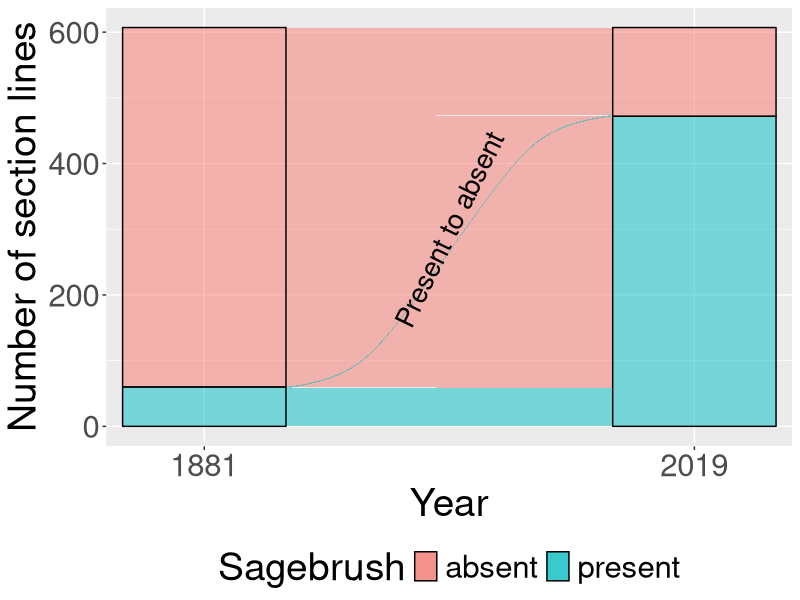
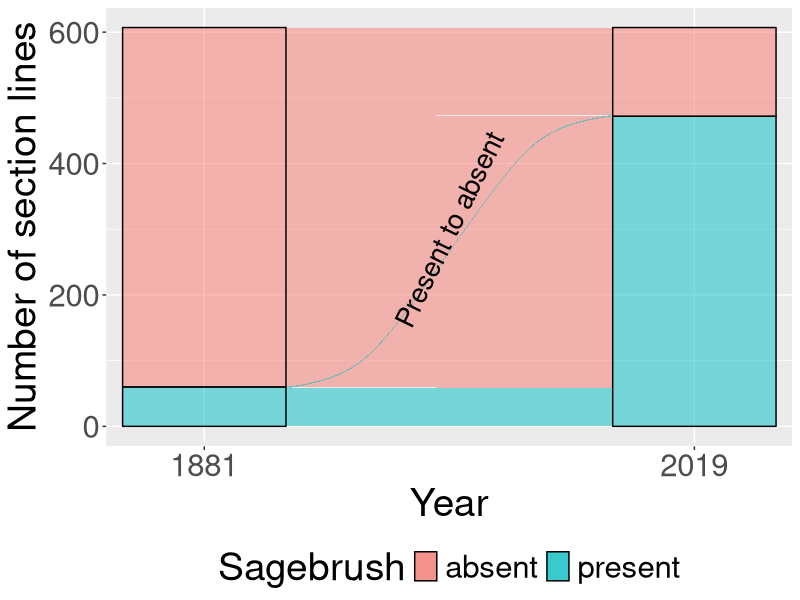
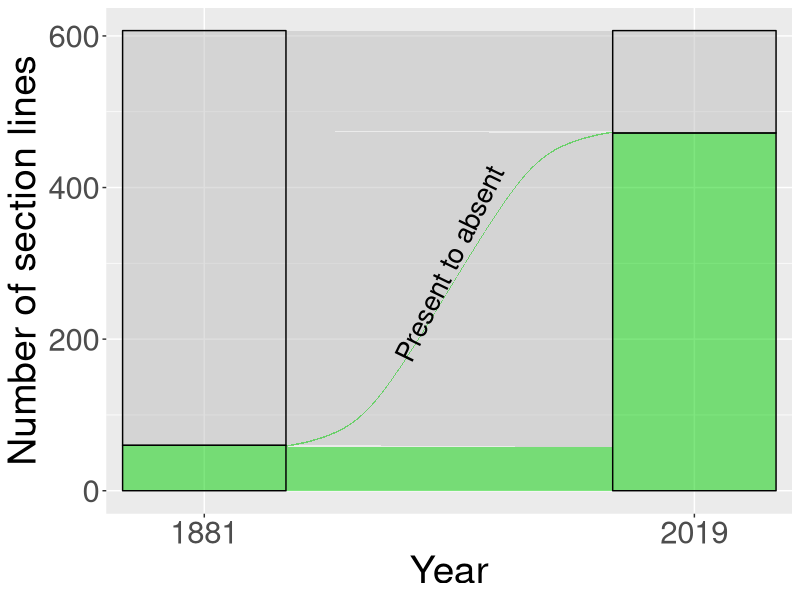
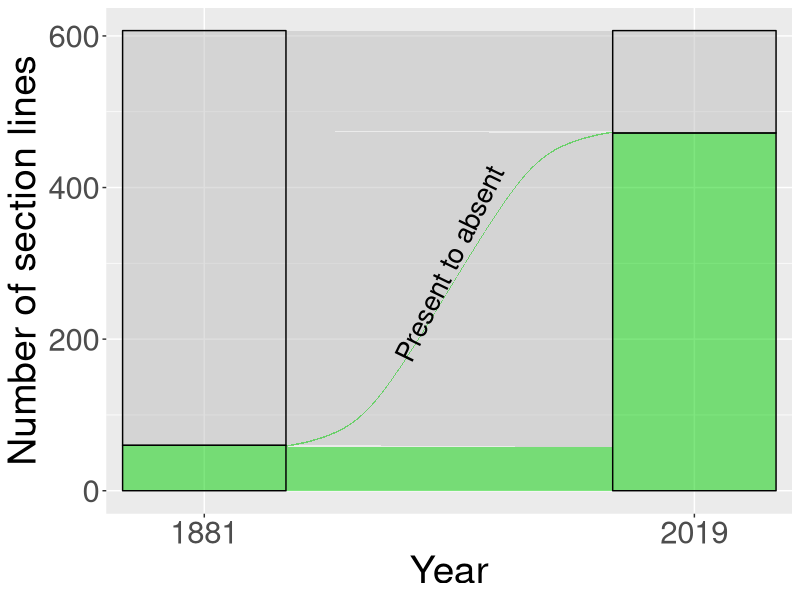

Source code (R) for these figures, in order:
#Final fig 5 10/24/22
#attempting to modify y axis label
#attempting to add custom color (worked, but legend goes away!!!!)

#library(sf)
#library(readxl)
library(tidyverse)
library(dplyr)
library(ggplot2)
library(ggalluvial)

#idk whatim doing but im trying
#survey=year
#response=sage

#all_townships <- read.csv("data/all_townships_final.csv")
all_townships <- read.csv("./code/Vaccine_to_Sage/data/all_townships_final.csv") #added pathname to get to data folder in Vaccine_to_Sage folder

all_townships$Sage <- factor(all_townships$Sage)
all_townships$Year <- factor(all_townships$Year)
all_townships$Township <- factor(all_townships$Township)
all_townships$Segment <- factor(all_townships$Segment)

#all_townships$Township <-factor("T31R09","T31R10","T31R11","T30R09","T30R10","T30R11","T29R09","T29R10","T29R11")

#all_townships$Township <- factor(all_townships$Township, levels=c("T31R09","T31R10","T31R11","T30R09","T30R10","T30R11","T29R09","T29R10","T29R11"))

#all_townships$Township <-factor("T31R09", "T31R10", "T31R11","T30R09", "T30R10", "T30R11","T29R09", "T29R10", "T29R11")
#all_townships$Township <-factor("T29R09", "T29R10", "T29R11", "T30R09", "T30R10", "T30R11", "T31R09", "T31R10", "T31R11")
#levels(all_townships$Sage)
#levels(all_townships$Township)
#levels(all_townships$Segment)
Sagebrush <- all_townships$Sage
all_townships$Township <- factor(all_townships$Township, levels=c("T31R09","T31R10","T31R11","T30R09","T30R10","T30R11","T29R09","T29R10","T29R11"))

#all_townships <- all_townships(x = runif(100), y = runif(100), 
                  #Group = gl(5, 20, labels = LETTERS[1:5]))
#head(dat)
#with(dat, levels(Group))
#dat <- transform(dat,
#                          Sage = factor(Sage, rev(levels(Sage))))

#notown <- select(all_townships, -Township)

#################################################################################
###########final figure 5 - default salmon color scheme
final <-ggplot(all_townships,
       aes(x = Year, stratum = Sagebrush, alluvium = Segment,
           y = c(1), 
           #label = Sagebrush)) + 
          fill = Sagebrush, label = Sagebrush)) + 
  scale_x_discrete(expand = c(.1, .1)) +
  geom_flow()+
  geom_stratum(alpha = 0.5)+
  #geom_flow(fill = c("grey","grey", "green3","green3", "green3","green3", "green3","green3")) +
  #geom_stratum(alpha = .5, fill = c("green3","grey", "green3","grey"))+
  #aes(fill=c("green","gray")) + this doesn't work
  #facet_wrap(~ Township , scales = "fixed") +
  labs(y="Number of section lines") +
  #scale_fill_brewer(palette = "YlGn", direction = 1) +
  #geom_text(stat = "stratum", size = 3)  + #for some reason it messes up graph when i add color?
  theme(legend.position = "bottom") +
  theme(text = element_text(size=28)) + 
  #theme_bw()+  #changes legend position and text label size - may need to change that in parentheses of theme_bw()  
  annotate(geom = "text", x = 1.5, y = 300, label = "Present to absent", size=7 , angle=64)
#scale_color_identity(guide = "legend")
  
#scale_colour_manual(name = "Legend", 
  #                    values = c("Absent" = "grey", 
  #                               "Present" = "green3"))  #because I changed the color, then need to make manual legend
  #ggtitle("Sagebrush presence through time")                                  
  
#####################################
#save final pub ready tiff version w/ label slanted, even!! Boooyaaa!
ggsave(plot = final, device = tiff, width = 10, height = 10, dpi = 301, 
       filename = "./code/Vaccine_to_Sage/figures/final/fig5/sage_all_final_w_label.tiff")

ggsave(plot = final, device = jpeg, width = 10, height = 10, dpi = 301, 
       filename = "./code/Vaccine_to_Sage/figures/final/fig5/sage_all_final_w_label.jpeg")


#last attempt - trying to add custom colors (instead of salmon/turqoise default)
##########################################################################################
####trying to add custom color, but then legend goes away - ugh.......
###########final figure 5 - default salmon color scheme
final_c <-ggplot(all_townships,
               aes(x = Year, stratum = Sagebrush, alluvium = Segment,
                   y = c(1), 
                   #label = Sagebrush)) + 
                   fill = Sagebrush, label = Sagebrush)) + 
  scale_x_discrete(expand = c(.1, .1)) +
  #geom_flow()+
  #geom_stratum(alpha = 0.5)+
  geom_flow(fill = c("grey","grey", "green3","green3", "green3","green3", "green3","green3")) +
  geom_stratum(alpha = .5, fill = c("green3","grey", "green3","grey"))+
  #aes(fill=c("green","gray")) + this doesn't work
  #facet_wrap(~ Township , scales = "fixed") +
  labs(y="Number of section lines") +
  #scale_fill_brewer(palette = "YlGn", direction = 1) +
  #geom_text(stat = "stratum", size = 3)  + #for some reason it messes up graph when i add color?
  theme(legend.position = "bottom") +
  theme(text = element_text(size=28)) + 
  #theme_bw()+  #adding this messes up the text size (may need to change that in theme_bw(size =....?))
  annotate(geom = "text", x = 1.5, y = 300, label = "Present to absent", size=7 , angle=64)
#scale_color_identity(guide = "legend")

#scale_colour_manual(name = "Legend", 
#                    values = c("Absent" = "grey", 
#                               "Present" = "green3"))  #because I changed the color, then need to make manual legend

ggsave(plot = final_c, device = tiff, width = 10, height = 10, dpi = 301, 
       filename = "./code/Vaccine_to_Sage/figures/final/fig5/Fig5_sage_all_final_w_label1_color.tiff")
#smaller jpeg version
ggsave(plot = final_c, device = jpeg, width = 10, height = 10, dpi = 301, 
       filename = "./code/Vaccine_to_Sage/figures/final/fig5/Fig5_sage_all_final_w_label1_color.jpeg")

